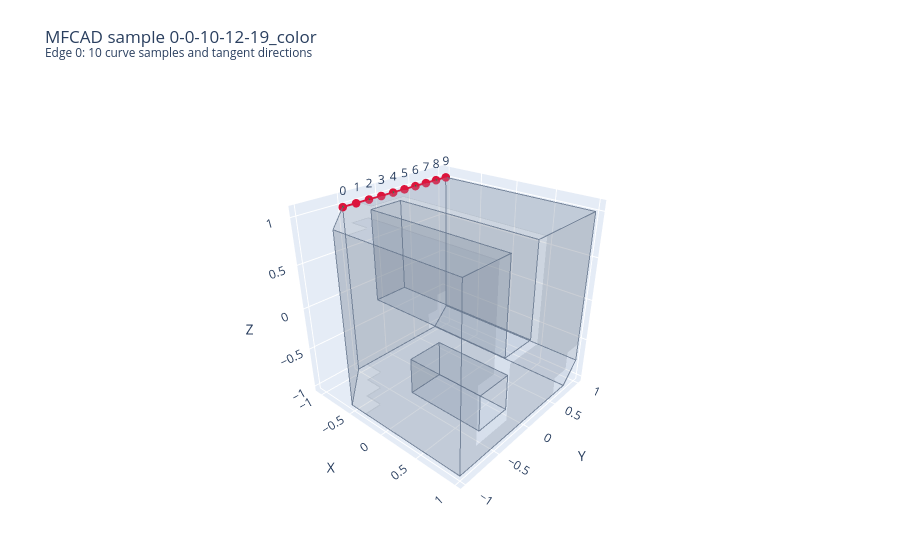

The cell this chart's notebook holds for it:
### Markdown cell above
### 7.2. Inspect curve sampling in 3D

Red points numbered 0-9 show the stored curve positions. The connecting line approximates the curve between samples; green arrows show a few stored tangent directions. The translucent solid and its boundary outlines show where this curve sits.

**Drag to rotate and scroll to zoom.** Arrow lengths are shortened for display. Together, the face grids, curve grids, and graph connections provide the geometry and topology used to predict one class per face.

### Code cell
edge_feature_fig = go.Figure()

# Keep the same solid context and camera as the node-feature view.
for face in sampling_face_data:
    xyz = face[..., :3].copy()
    xyz[face[..., 6] == 0] = np.nan
    edge_feature_fig.add_surface(
        x=xyz[..., 0], y=xyz[..., 1], z=xyz[..., 2],
        colorscale=[[0, "#94a3b8"], [1, "#94a3b8"]],
        opacity=0.22, showscale=False, connectgaps=False, hoverinfo="skip",
    )
# Boundary outlines make the solid's shape easier to see.
edge_feature_fig.add_scatter3d(
    x=sampling_outlines[:, 0], y=sampling_outlines[:, 1], z=sampling_outlines[:, 2], mode="lines",
    line=dict(color="#64748b", width=2), opacity=0.55,
    hoverinfo="skip", showlegend=False,
)
edge_feature_fig.add_scatter3d(
    x=edge_grid[:, 0], y=edge_grid[:, 1], z=edge_grid[:, 2], mode="lines+markers+text",
    marker=dict(color="crimson", size=5), line=dict(color="crimson", width=4),
    text=list(range(len(edge_grid))), textposition="top center", name="Curve samples 0-9",
    hovertemplate="Curve sample %{text}<br>XYZ: %{x:.3f}, %{y:.3f}, %{z:.3f}<extra></extra>",
)
tangent_samples = edge_grid[::2]
edge_feature_fig.add_cone(
    x=tangent_samples[:, 0], y=tangent_samples[:, 1], z=tangent_samples[:, 2],
    u=tangent_samples[:, 3], v=tangent_samples[:, 4], w=tangent_samples[:, 5],
    anchor="tail", sizemode="absolute", sizeref=0.15,
    colorscale=[[0, "seagreen"], [1, "seagreen"]], showscale=False, hoverinfo="skip",
)
edge_feature_fig.update_layout(
    title=f"MFCAD sample {sampling_sample_id}<br><sup>Edge {sampling_edge_id}: 10 curve samples and tangent directions</sup>",
    meta=dict(sample_id=sampling_sample_id, edge_id=sampling_edge_id),
    height=540, showlegend=False, margin=dict(l=0, r=0, t=85, b=20),
    scene=dict(aspectmode="data", dragmode="orbit", camera=fig.layout.scene.camera,
               xaxis_title="X", yaxis_title="Y", zaxis_title="Z"),
)
edge_feature_fig.show(renderer="plotly_mimetype", config={"scrollZoom": True, "displaylogo": False})
print(f"{len(edge_grid)} position/tangent samples on one stored graph edge.")
